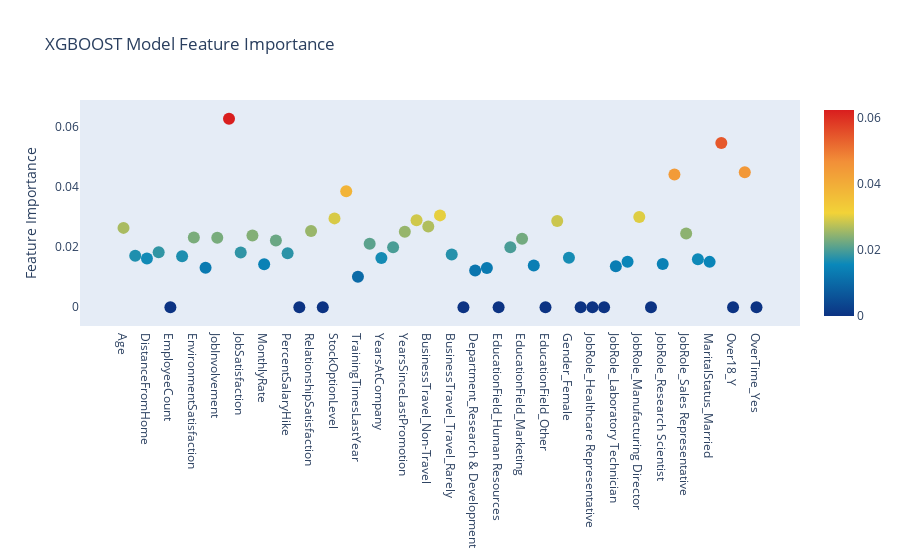

The code cell stored with this chart in its notebook:
### Code cell
# Scatter plot 
trace = go.Scatter(
    y = xgb_cfl.feature_importances_,
    x = attrition_final.columns.values,
    mode='markers',
    marker=dict(
        sizemode = 'diameter',
        sizeref = 1.3,
        size = 12,
        color = xgb_cfl.feature_importances_,
        colorscale='Portland',
        showscale=True
    ),
    text = attrition_final.columns.values
)
data = [trace]

layout= go.Layout(
    autosize= True,
    title= 'XGBOOST Model Feature Importance',
    hovermode= 'closest',
     xaxis= dict(
         ticklen= 5,
         showgrid=False,
        zeroline=False,
        showline=False
     ),
    yaxis=dict(
        title= 'Feature Importance',
        showgrid=False,
        zeroline=False,
        ticklen= 5,
        gridwidth= 2
    ),
    showlegend= False
)
fig = go.Figure(data=data, layout=layout)
py.iplot(fig,filename='scatter')

### Figure 1 — Plotly figure (JSON) as saved in the notebook; plotly's stock layout.template omitted (floating-point values rounded to 4 significant figures)
{"data": [{"marker": {"color": [0.02631, 0.01703, 0.01614, 0.01824, 0, 0.01692, 0.02316, 0.01309, 0.02306, 0.0625, 0.01817, 0.02377, 0.01426, 0.02212, 0.01789, 0, 0.02528, 0, 0.02947, 0.03846, 0.0101, 0.02106, 0.01633, 0.0199, 0.02504, 0.02886, 0.02678, 0.03046, 0.01745, 0, 0.01217, 0.01297, 0, 0.01987, 0.02271, 0.0138, 0, 0.02861, 0.01641, 0, 0, 0, 0.01356, 0.01509, 0.02994, 0, 0.01434, 0.04401, 0.02448, 0.01593, 0.01504, 0.05445, 0, 0.0448, 0], "colorscale": [[0, "rgb(12,51,131)"], [0.25, "rgb(10,136,186)"], [0.5, "rgb(242,211,56)"], [0.75, "rgb(242,143,56)"], [1, "rgb(217,30,30)"]], "showscale": true, "size": 12, "sizemode": "diameter", "sizeref": 1.3}, "mode": "markers", "text": ["Age", "DailyRate", "DistanceFromHome", "Education", "EmployeeCount", "EmployeeNumber", "EnvironmentSatisfaction", "HourlyRate", "JobInvolvement", "JobLevel", "JobSatisfaction", "MonthlyIncome", "MonthlyRate", "NumCompaniesWorked", "PercentSalaryHike", "PerformanceRating", "RelationshipSatisfaction", "StandardHours", "StockOptionLevel", "TotalWorkingYears", "TrainingTimesLastYear", "WorkLifeBalance", "YearsAtCompany", "YearsInCurrentRole", "YearsSinceLastPromotion", "YearsWithCurrManager", "BusinessTravel_Non-Travel", "BusinessTravel_Travel_Frequently", "BusinessTravel_Travel_Rarely", "Department_Human Resources", "Department_Research & Development", "Department_Sales", "EducationField_Human Resources", "EducationField_Life Sciences", "EducationField_Marketing", "EducationField_Medical", "EducationField_Other", "EducationField_Technical Degree", "Gender_Female", "Gender_Male", "JobRole_Healthcare Representative", "JobRole_Human Resources", "JobRole_Laboratory Technician", "JobRole_Manager", "JobRole_Manufacturing Director", "JobRole_Research Director", "JobRole_Research Scientist", "JobRole_Sales Executive", "JobRole_Sales Representative", "MaritalStatus_Divorced", "MaritalStatus_Married", "MaritalStatus_Single", "Over18_Y", "OverTime_No", "OverTime_Yes"], "type": "scatter", "x": ["Age", "DailyRate", "DistanceFromHome", "Education", "EmployeeCount", "EmployeeNumber", "EnvironmentSatisfaction", "HourlyRate", "JobInvolvement", "JobLevel", "JobSatisfaction", "MonthlyIncome", "MonthlyRate", "NumCompaniesWorked", "PercentSalaryHike", "PerformanceRating", "RelationshipSatisfaction", "StandardHours", "StockOptionLevel", "TotalWorkingYears", "TrainingTimesLastYear", "WorkLifeBalance", "YearsAtCompany", "YearsInCurrentRole", "YearsSinceLastPromotion", "YearsWithCurrManager", "BusinessTravel_Non-Travel", "BusinessTravel_Travel_Frequently", "BusinessTravel_Travel_Rarely", "Department_Human Resources", "Department_Research & Development", "Department_Sales", "EducationField_Human Resources", "EducationField_Life Sciences", "EducationField_Marketing", "EducationField_Medical", "EducationField_Other", "EducationField_Technical Degree", "Gender_Female", "Gender_Male", "JobRole_Healthcare Representative", "JobRole_Human Resources", "JobRole_Laboratory Technician", "JobRole_Manager", "JobRole_Manufacturing Director", "JobRole_Research Director", "JobRole_Research Scientist", "JobRole_Sales Executive", "JobRole_Sales Representative", "MaritalStatus_Divorced", "MaritalStatus_Married", "MaritalStatus_Single", "Over18_Y", "OverTime_No", "OverTime_Yes"], "y": [0.02631, 0.01703, 0.01614, 0.01824, 0, 0.01692, 0.02316, 0.01309, 0.02306, 0.0625, 0.01817, 0.02377, 0.01426, 0.02212, 0.01789, 0, 0.02528, 0, 0.02947, 0.03846, 0.0101, 0.02106, 0.01633, 0.0199, 0.02504, 0.02886, 0.02678, 0.03046, 0.01745, 0, 0.01217, 0.01297, 0, 0.01987, 0.02271, 0.0138, 0, 0.02861, 0.01641, 0, 0, 0, 0.01356, 0.01509, 0.02994, 0, 0.01434, 0.04401, 0.02448, 0.01593, 0.01504, 0.05445, 0, 0.0448, 0]}], "layout": {"autosize": true, "hovermode": "closest", "showlegend": false, "title": {"text": "XGBOOST Model Feature Importance"}, "xaxis": {"showgrid": false, "showline": false, "ticklen": 5, "zeroline": false}, "yaxis": {"gridwidth": 2, "showgrid": false, "ticklen": 5, "title": {"text": "Feature Importance"}, "zeroline": false}}}
